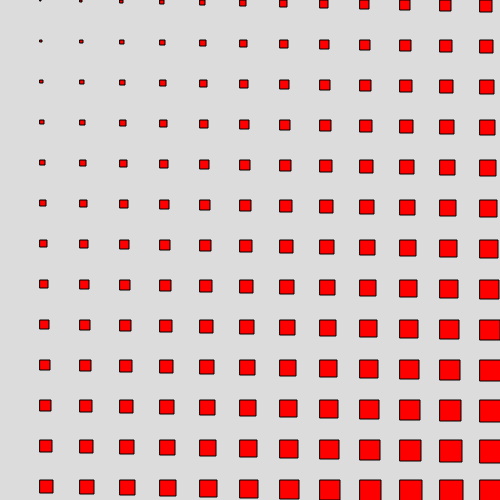
Frame 1 (no input)
Frame 60 (no input): identical to frame 1, image omitted
Frame 120 (the mouse pressed at the canvas centre since frame 60): identical to frame 1, image omitted

The p5.js sketch that drew this single still picture (run headless with seeded random() and noise() and a simulated clock; from frame 60 on, the mouse is pressed at the canvas centre):

// p5.js sketch
// ── sketch.js
let timer = 5;
let state = 0;
function setup() {
  createCanvas(500, 500);

}

function draw() {
background(220);



switch(state){
  case 0:
    for(let j = 0;j < 100;j++){
      for(let i = 100;i > 0;i--){
          fill('red');
          rect(i*40,j*40,i+j,i+j);
}
}
  break;
  case 1:
    for(let j = 0;j < 100;j++){
      for(let i = 100;i > 0;i--){


          fill(i * 2,j * 2,i*j);
      triangle(0 + i *10,0 + j*10,25 + i*10,0 + j*10,25 + i*10,25 + j*10)
      }}
  break;

  case 2:
    for(let j = 0;j < 100;j++){
      for(let i = 100;i > 0;i--){
          fill('red');
          push;

          rect(0,0,i+j,i+j);
          rotate(1);

          translate(width/2,height/2);

          pop;
}
}

  break;
  case 3:
    

  break;
  case 4:
    

    break;
    case 5:
    

      break;
}

}

function mouseReleased() {
  state++;
  if(state > 5)
  state = 0;
}
